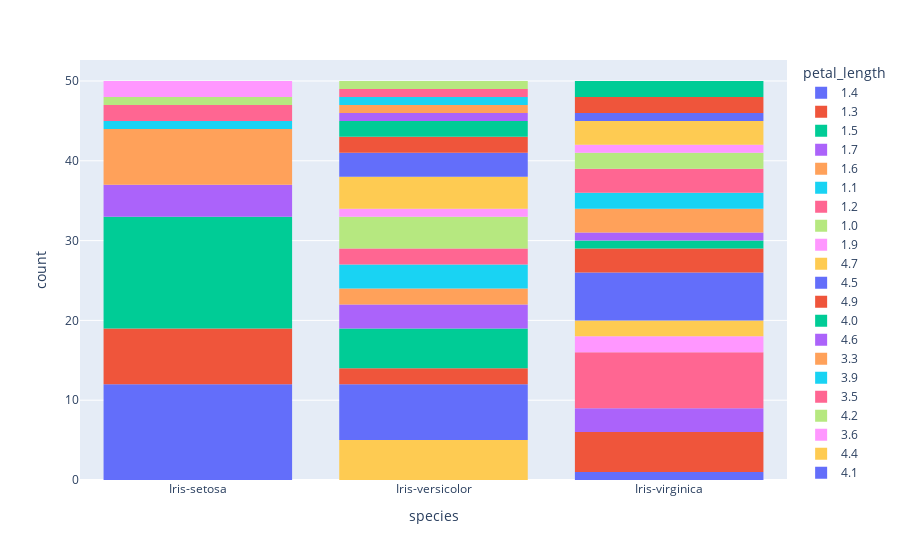

Notebook cell for this chart:
### Code cell
fig4= px.histogram(df, x="species", color="petal_length")  
fig4.show()

### Figure 1 — Plotly figure (JSON) as saved in the notebook; plotly's stock layout.template omitted (floating-point values rounded to 4 significant figures)
{"data": [{"alignmentgroup": "True", "bingroup": "x", "hovertemplate": "petal_length=1.4<br>species=%{x}<br>count=%{y}<extra></extra>", "legendgroup": "1.4", "marker": {"color": "#636efa", "pattern": {"shape": ""}}, "name": "1.4", "offsetgroup": "1.4", "orientation": "v", "showlegend": true, "type": "histogram", "x": ["Iris-setosa", "Iris-setosa", "Iris-setosa", "Iris-setosa", "Iris-setosa", "Iris-setosa", "Iris-setosa", "Iris-setosa", "Iris-setosa", "Iris-setosa", "Iris-setosa", "Iris-setosa"], "xaxis": "x", "yaxis": "y"}, {"alignmentgroup": "True", "bingroup": "x", "hovertemplate": "petal_length=1.3<br>species=%{x}<br>count=%{y}<extra></extra>", "legendgroup": "1.3", "marker": {"color": "#EF553B", "pattern": {"shape": ""}}, "name": "1.3", "offsetgroup": "1.3", "orientation": "v", "showlegend": true, "type": "histogram", "x": ["Iris-setosa", "Iris-setosa", "Iris-setosa", "Iris-setosa", "Iris-setosa", "Iris-setosa", "Iris-setosa"], "xaxis": "x", "yaxis": "y"}, {"alignmentgroup": "True", "bingroup": "x", "hovertemplate": "petal_length=1.5<br>species=%{x}<br>count=%{y}<extra></extra>", "legendgroup": "1.5", "marker": {"color": "#00cc96", "pattern": {"shape": ""}}, "name": "1.5", "offsetgroup": "1.5", "orientation": "v", "showlegend": true, "type": "histogram", "x": ["Iris-setosa", "Iris-setosa", "Iris-setosa", "Iris-setosa", "Iris-setosa", "Iris-setosa", "Iris-setosa", "Iris-setosa", "Iris-setosa", "Iris-setosa", "Iris-setosa", "Iris-setosa", "Iris-setosa", "Iris-setosa"], "xaxis": "x", "yaxis": "y"}, {"alignmentgroup": "True", "bingroup": "x", "hovertemplate": "petal_length=1.7<br>species=%{x}<br>count=%{y}<extra></extra>", "legendgroup": "1.7", "marker": {"color": "#ab63fa", "pattern": {"shape": ""}}, "name": "1.7", "offsetgroup": "1.7", "orientation": "v", "showlegend": true, "type": "histogram", "x": ["Iris-setosa", "Iris-setosa", "Iris-setosa", "Iris-setosa"], "xaxis": "x", "yaxis": "y"}, {"alignmentgroup": "True", "bingroup": "x", "hovertemplate": "petal_length=1.6<br>species=%{x}<br>count=%{y}<extra></extra>", "legendgroup": "1.6", "marker": {"color": "#FFA15A", "pattern": {"shape": ""}}, "name": "1.6", "offsetgroup": "1.6", "orientation": "v", "showlegend": true, "type": "histogram", "x": ["Iris-setosa", "Iris-setosa", "Iris-setosa", "Iris-setosa", "Iris-setosa", "Iris-setosa", "Iris-setosa"], "xaxis": "x", "yaxis": "y"}, {"alignmentgroup": "True", "bingroup": "x", "hovertemplate": "petal_length=1.1<br>species=%{x}<br>count=%{y}<extra></extra>", "legendgroup": "1.1", "marker": {"color": "#19d3f3", "pattern": {"shape": ""}}, "name": "1.1", "offsetgroup": "1.1", "orientation": "v", "showlegend": true, "type": "histogram", "x": ["Iris-setosa"], "xaxis": "x", "yaxis": "y"}, {"alignmentgroup": "True", "bingroup": "x", "hovertemplate": "petal_length=1.2<br>species=%{x}<br>count=%{y}<extra></extra>", "legendgroup": "1.2", "marker": {"color": "#FF6692", "pattern": {"shape": ""}}, "name": "1.2", "offsetgroup": "1.2", "orientation": "v", "showlegend": true, "type": "histogram", "x": ["Iris-setosa", "Iris-setosa"], "xaxis": "x", "yaxis": "y"}, {"alignmentgroup": "True", "bingroup": "x", "hovertemplate": "petal_length=1.0<br>species=%{x}<br>count=%{y}<extra></extra>", "legendgroup": "1.0", "marker": {"color": "#B6E880", "pattern": {"shape": ""}}, "name": "1.0", "offsetgroup": "1.0", "orientation": "v", "showlegend": true, "type": "histogram", "x": ["Iris-setosa"], "xaxis": "x", "yaxis": "y"}, {"alignmentgroup": "True", "bingroup": "x", "hovertemplate": "petal_length=1.9<br>species=%{x}<br>count=%{y}<extra></extra>", "legendgroup": "1.9", "marker": {"color": "#FF97FF", "pattern": {"shape": ""}}, "name": "1.9", "offsetgroup": "1.9", "orientation": "v", "showlegend": true, "type": "histogram", "x": ["Iris-setosa", "Iris-setosa"], "xaxis": "x", "yaxis": "y"}, {"alignmentgroup": "True", "bingroup": "x", "hovertemplate": "petal_length=4.7<br>species=%{x}<br>count=%{y}<extra></extra>", "legendgroup": "4.7", "marker": {"color": "#FECB52", "pattern": {"shape": ""}}, "name": "4.7", "offsetgroup": "4.7", "orientation": "v", "showlegend": true, "type": "histogram", "x": ["Iris-versicolor", "Iris-versicolor", "Iris-versicolor", "Iris-versicolor", "Iris-versicolor"], "xaxis": "x", "yaxis": "y"}, {"alignmentgroup": "True", "bingroup": "x", "hovertemplate": "petal_length=4.5<br>species=%{x}<br>count=%{y}<extra></extra>", "legendgroup": "4.5", "marker": {"color": "#636efa", "pattern": {"shape": ""}}, "name": "4.5", "offsetgroup": "4.5", "orientation": "v", "showlegend": true, "type": "histogram", "x": ["Iris-versicolor", "Iris-versicolor", "Iris-versicolor", "Iris-versicolor", "Iris-versicolor", "Iris-versicolor", "Iris-versicolor", "Iris-virginica"], "xaxis": "x", "yaxis": "y"}, {"alignmentgroup": "True", "bingroup": "x", "hovertemplate": "petal_length=4.9<br>species=%{x}<br>count=%{y}<extra></extra>", "legendgroup": "4.9", "marker": {"color": "#EF553B", "pattern": {"shape": ""}}, "name": "4.9", "offsetgroup": "4.9", "orientation": "v", "showlegend": true, "type": "histogram", "x": ["Iris-versicolor", "Iris-versicolor", "Iris-virginica", "Iris-virginica", "Iris-virginica"], "xaxis": "x", "yaxis": "y"}, {"alignmentgroup": "True", "bingroup": "x", "hovertemplate": "petal_length=4.0<br>species=%{x}<br>count=%{y}<extra></extra>", "legendgroup": "4.0", "marker": {"color": "#00cc96", "pattern": {"shape": ""}}, "name": "4.0", "offsetgroup": "4.0", "orientation": "v", "showlegend": true, "type": "histogram", "x": ["Iris-versicolor", "Iris-versicolor", "Iris-versicolor", "Iris-versicolor", "Iris-versicolor"], "xaxis": "x", "yaxis": "y"}, {"alignmentgroup": "True", "bingroup": "x", "hovertemplate": "petal_length=4.6<br>species=%{x}<br>count=%{y}<extra></extra>", "legendgroup": "4.6", "marker": {"color": "#ab63fa", "pattern": {"shape": ""}}, "name": "4.6", "offsetgroup": "4.6", "orientation": "v", "showlegend": true, "type": "histogram", "x": ["Iris-versicolor", "Iris-versicolor", "Iris-versicolor"], "xaxis": "x", "yaxis": "y"}, {"alignmentgroup": "True", "bingroup": "x", "hovertemplate": "petal_length=3.3<br>species=%{x}<br>count=%{y}<extra></extra>", "legendgroup": "3.3", "marker": {"color": "#FFA15A", "pattern": {"shape": ""}}, "name": "3.3", "offsetgroup": "3.3", "orientation": "v", "showlegend": true, "type": "histogram", "x": ["Iris-versicolor", "Iris-versicolor"], "xaxis": "x", "yaxis": "y"}, {"alignmentgroup": "True", "bingroup": "x", "hovertemplate": "petal_length=3.9<br>species=%{x}<br>count=%{y}<extra></extra>", "legendgroup": "3.9", "marker": {"color": "#19d3f3", "pattern": {"shape": ""}}, "name": "3.9", "offsetgroup": "3.9", "orientation": "v", "showlegend": true, "type": "histogram", "x": ["Iris-versicolor", "Iris-versicolor", "Iris-versicolor"], "xaxis": "x", "yaxis": "y"}, {"alignmentgroup": "True", "bingroup": "x", "hovertemplate": "petal_length=3.5<br>species=%{x}<br>count=%{y}<extra></extra>", "legendgroup": "3.5", "marker": {"color": "#FF6692", "pattern": {"shape": ""}}, "name": "3.5", "offsetgroup": "3.5", "orientation": "v", "showlegend": true, "type": "histogram", "x": ["Iris-versicolor", "Iris-versicolor"], "xaxis": "x", "yaxis": "y"}, {"alignmentgroup": "True", "bingroup": "x", "hovertemplate": "petal_length=4.2<br>species=%{x}<br>count=%{y}<extra></extra>", "legendgroup": "4.2", "marker": {"color": "#B6E880", "pattern": {"shape": ""}}, "name": "4.2", "offsetgroup": "4.2", "orientation": "v", "showlegend": true, "type": "histogram", "x": ["Iris-versicolor", "Iris-versicolor", "Iris-versicolor", "Iris-versicolor"], "xaxis": "x", "yaxis": "y"}, {"alignmentgroup": "True", "bingroup": "x", "hovertemplate": "petal_length=3.6<br>species=%{x}<br>count=%{y}<extra></extra>", "legendgroup": "3.6", "marker": {"color": "#FF97FF", "pattern": {"shape": ""}}, "name": "3.6", "offsetgroup": "3.6", "orientation": "v", "showlegend": true, "type": "histogram", "x": ["Iris-versicolor"], "xaxis": "x", "yaxis": "y"}, {"alignmentgroup": "True", "bingroup": "x", "hovertemplate": "petal_length=4.4<br>species=%{x}<br>count=%{y}<extra></extra>", "legendgroup": "4.4", "marker": {"color": "#FECB52", "pattern": {"shape": ""}}, "name": "4.4", "offsetgroup": "4.4", "orientation": "v", "showlegend": true, "type": "histogram", "x": ["Iris-versicolor", "Iris-versicolor", "Iris-versicolor", "Iris-versicolor"], "xaxis": "x", "yaxis": "y"}, {"alignmentgroup": "True", "bingroup": "x", "hovertemplate": "petal_length=4.1<br>species=%{x}<br>count=%{y}<extra></extra>", "legendgroup": "4.1", "marker": {"color": "#636efa", "pattern": {"shape": ""}}, "name": "4.1", "offsetgroup": "4.1", "orientation": "v", "showlegend": true, "type": "histogram", "x": ["Iris-versicolor", "Iris-versicolor", "Iris-versicolor"], "xaxis": "x", "yaxis": "y"}, {"alignmentgroup": "True", "bingroup": "x", "hovertemplate": "petal_length=4.8<br>species=%{x}<br>count=%{y}<extra></extra>", "legendgroup": "4.8", "marker": {"color": "#EF553B", "pattern": {"shape": ""}}, "name": "4.8", "offsetgroup": "4.8", "orientation": "v", "showlegend": true, "type": "histogram", "x": ["Iris-versicolor", "Iris-versicolor", "Iris-virginica", "Iris-virginica"], "xaxis": "x", "yaxis": "y"}, {"alignmentgroup": "True", "bingroup": "x", "hovertemplate": "petal_length=4.3<br>species=%{x}<br>count=%{y}<extra></extra>", "legendgroup": "4.3", "marker": {"color": "#00cc96", "pattern": {"shape": ""}}, "name": "4.3", "offsetgroup": "4.3", "orientation": "v", "showlegend": true, "type": "histogram", "x": ["Iris-versicolor", "Iris-versicolor"], "xaxis": "x", "yaxis": "y"}, {"alignmentgroup": "True", "bingroup": "x", "hovertemplate": "petal_length=5.0<br>species=%{x}<br>count=%{y}<extra></extra>", "legendgroup": "5.0", "marker": {"color": "#ab63fa", "pattern": {"shape": ""}}, "name": "5.0", "offsetgroup": "5.0", "orientation": "v", "showlegend": true, "type": "histogram", "x": ["Iris-versicolor", "Iris-virginica", "Iris-virginica", "Iris-virginica"], "xaxis": "x", "yaxis": "y"}, {"alignmentgroup": "True", "bingroup": "x", "hovertemplate": "petal_length=3.8<br>species=%{x}<br>count=%{y}<extra></extra>", "legendgroup": "3.8", "marker": {"color": "#FFA15A", "pattern": {"shape": ""}}, "name": "3.8", "offsetgroup": "3.8", "orientation": "v", "showlegend": true, "type": "histogram", "x": ["Iris-versicolor"], "xaxis": "x", "yaxis": "y"}, {"alignmentgroup": "True", "bingroup": "x", "hovertemplate": "petal_length=3.7<br>species=%{x}<br>count=%{y}<extra></extra>", "legendgroup": "3.7", "marker": {"color": "#19d3f3", "pattern": {"shape": ""}}, "name": "3.7", "offsetgroup": "3.7", "orientation": "v", "showlegend": true, "type": "histogram", "x": ["Iris-versicolor"], "xaxis": "x", "yaxis": "y"}, {"alignmentgroup": "True", "bingroup": "x", "hovertemplate": "petal_length=5.1<br>species=%{x}<br>count=%{y}<extra></extra>", "legendgroup": "5.1", "marker": {"color": "#FF6692", "pattern": {"shape": ""}}, "name": "5.1", "offsetgroup": "5.1", "orientation": "v", "showlegend": true, "type": "histogram", "x": ["Iris-versicolor", "Iris-virginica", "Iris-virginica", "Iris-virginica", "Iris-virginica", "Iris-virginica", "Iris-virginica", "Iris-virginica"], "xaxis": "x", "yaxis": "y"}, {"alignmentgroup": "True", "bingroup": "x", "hovertemplate": "petal_length=3.0<br>species=%{x}<br>count=%{y}<extra></extra>", "legendgroup": "3.0", "marker": {"color": "#B6E880", "pattern": {"shape": ""}}, "name": "3.0", "offsetgroup": "3.0", "orientation": "v", "showlegend": true, "type": "histogram", "x": ["Iris-versicolor"], "xaxis": "x", "yaxis": "y"}, {"alignmentgroup": "True", "bingroup": "x", "hovertemplate": "petal_length=6.0<br>species=%{x}<br>count=%{y}<extra></extra>", "legendgroup": "6.0", "marker": {"color": "#FF97FF", "pattern": {"shape": ""}}, "name": "6.0", "offsetgroup": "6.0", "orientation": "v", "showlegend": true, "type": "histogram", "x": ["Iris-virginica", "Iris-virginica"], "xaxis": "x", "yaxis": "y"}, {"alignmentgroup": "True", "bingroup": "x", "hovertemplate": "petal_length=5.9<br>species=%{x}<br>count=%{y}<extra></extra>", "legendgroup": "5.9", "marker": {"color": "#FECB52", "pattern": {"shape": ""}}, "name": "5.9", "offsetgroup": "5.9", "orientation": "v", "showlegend": true, "type": "histogram", "x": ["Iris-virginica", "Iris-virginica"], "xaxis": "x", "yaxis": "y"}, {"alignmentgroup": "True", "bingroup": "x", "hovertemplate": "petal_length=5.6<br>species=%{x}<br>count=%{y}<extra></extra>", "legendgroup": "5.6", "marker": {"color": "#636efa", "pattern": {"shape": ""}}, "name": "5.6", "offsetgroup": "5.6", "orientation": "v", "showlegend": true, "type": "histogram", "x": ["Iris-virginica", "Iris-virginica", "Iris-virginica", "Iris-virginica", "Iris-virginica", "Iris-virginica"], "xaxis": "x", "yaxis": "y"}, {"alignmentgroup": "True", "bingroup": "x", "hovertemplate": "petal_length=5.8<br>species=%{x}<br>count=%{y}<extra></extra>", "legendgroup": "5.8", "marker": {"color": "#EF553B", "pattern": {"shape": ""}}, "name": "5.8", "offsetgroup": "5.8", "orientation": "v", "showlegend": true, "type": "histogram", "x": ["Iris-virginica", "Iris-virginica", "Iris-virginica"], "xaxis": "x", "yaxis": "y"}, {"alignmentgroup": "True", "bingroup": "x", "hovertemplate": "petal_length=6.6<br>species=%{x}<br>count=%{y}<extra></extra>", "legendgroup": "6.6", "marker": {"color": "#00cc96", "pattern": {"shape": ""}}, "name": "6.6", "offsetgroup": "6.6", "orientation": "v", "showlegend": true, "type": "histogram", "x": ["Iris-virginica"], "xaxis": "x", "yaxis": "y"}, {"alignmentgroup": "True", "bingroup": "x", "hovertemplate": "petal_length=6.3<br>species=%{x}<br>count=%{y}<extra></extra>", "legendgroup": "6.3", "marker": {"color": "#ab63fa", "pattern": {"shape": ""}}, "name": "6.3", "offsetgroup": "6.3", "orientation": "v", "showlegend": true, "type": "histogram", "x": ["Iris-virginica"], "xaxis": "x", "yaxis": "y"}, {"alignmentgroup": "True", "bingroup": "x", "hovertemplate": "petal_length=6.1<br>species=%{x}<br>count=%{y}<extra></extra>", "legendgroup": "6.1", "marker": {"color": "#FFA15A", "pattern": {"shape": ""}}, "name": "6.1", "offsetgroup": "6.1", "orientation": "v", "showlegend": true, "type": "histogram", "x": ["Iris-virginica", "Iris-virginica", "Iris-virginica"], "xaxis": "x", "yaxis": "y"}, {"alignmentgroup": "True", "bingroup": "x", "hovertemplate": "petal_length=5.3<br>species=%{x}<br>count=%{y}<extra></extra>", "legendgroup": "5.3", "marker": {"color": "#19d3f3", "pattern": {"shape": ""}}, "name": "5.3", "offsetgroup": "5.3", "orientation": "v", "showlegend": true, "type": "histogram", "x": ["Iris-virginica", "Iris-virginica"], "xaxis": "x", "yaxis": "y"}, {"alignmentgroup": "True", "bingroup": "x", "hovertemplate": "petal_length=5.5<br>species=%{x}<br>count=%{y}<extra></extra>", "legendgroup": "5.5", "marker": {"color": "#FF6692", "pattern": {"shape": ""}}, "name": "5.5", "offsetgroup": "5.5", "orientation": "v", "showlegend": true, "type": "histogram", "x": ["Iris-virginica", "Iris-virginica", "Iris-virginica"], "xaxis": "x", "yaxis": "y"}, {"alignmentgroup": "True", "bingroup": "x", "hovertemplate": "petal_length=6.7<br>species=%{x}<br>count=%{y}<extra></extra>", "legendgroup": "6.7", "marker": {"color": "#B6E880", "pattern": {"shape": ""}}, "name": "6.7", "offsetgroup": "6.7", "orientation": "v", "showlegend": true, "type": "histogram", "x": ["Iris-virginica", "Iris-virginica"], "xaxis": "x", "yaxis": "y"}, {"alignmentgroup": "True", "bingroup": "x", "hovertemplate": "petal_length=6.9<br>species=%{x}<br>count=%{y}<extra></extra>", "legendgroup": "6.9", "marker": {"color": "#FF97FF", "pattern": {"shape": ""}}, "name": "6.9", "offsetgroup": "6.9", "orientation": "v", "showlegend": true, "type": "histogram", "x": ["Iris-virginica"], "xaxis": "x", "yaxis": "y"}, {"alignmentgroup": "True", "bingroup": "x", "hovertemplate": "petal_length=5.7<br>species=%{x}<br>count=%{y}<extra></extra>", "legendgroup": "5.7", "marker": {"color": "#FECB52", "pattern": {"shape": ""}}, "name": "5.7", "offsetgroup": "5.7", "orientation": "v", "showlegend": true, "type": "histogram", "x": ["Iris-virginica", "Iris-virginica", "Iris-virginica"], "xaxis": "x", "yaxis": "y"}, {"alignmentgroup": "True", "bingroup": "x", "hovertemplate": "petal_length=6.4<br>species=%{x}<br>count=%{y}<extra></extra>", "legendgroup": "6.4", "marker": {"color": "#636efa", "pattern": {"shape": ""}}, "name": "6.4", "offsetgroup": "6.4", "orientation": "v", "showlegend": true, "type": "histogram", "x": ["Iris-virginica"], "xaxis": "x", "yaxis": "y"}, {"alignmentgroup": "True", "bingroup": "x", "hovertemplate": "petal_length=5.4<br>species=%{x}<br>count=%{y}<extra></extra>", "legendgroup": "5.4", "marker": {"color": "#EF553B", "pattern": {"shape": ""}}, "name": "5.4", "offsetgroup": "5.4", "orientation": "v", "showlegend": true, "type": "histogram", "x": ["Iris-virginica", "Iris-virginica"], "xaxis": "x", "yaxis": "y"}, {"alignmentgroup": "True", "bingroup": "x", "hovertemplate": "petal_length=5.2<br>species=%{x}<br>count=%{y}<extra></extra>", "legendgroup": "5.2", "marker": {"color": "#00cc96", "pattern": {"shape": ""}}, "name": "5.2", "offsetgroup": "5.2", "orientation": "v", "showlegend": true, "type": "histogram", "x": ["Iris-virginica", "Iris-virginica"], "xaxis": "x", "yaxis": "y"}], "layout": {"barmode": "relative", "legend": {"title": {"text": "petal_length"}, "tracegroupgap": 0}, "margin": {"t": 60}, "xaxis": {"anchor": "y", "domain": [0, 1], "title": {"text": "species"}}, "yaxis": {"anchor": "x", "domain": [0, 1], "title": {"text": "count"}}}}
